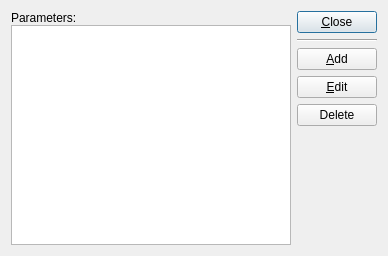
<ui version="4.0" >
 <comment> * OpenRPT report writer and rendering engine
 * Copyright (C) 2001-2008 by OpenMFG, LLC
 *
 * This library is free software; you can redistribute it and/or
 * modify it under the terms of the GNU Lesser General Public
 * License as published by the Free Software Foundation; either
 * version 2.1 of the License, or (at your option) any later version.
 *
 * This library is distributed in the hope that it will be useful,
 * but WITHOUT ANY WARRANTY; without even the implied warranty of
 * MERCHANTABILITY or FITNESS FOR A PARTICULAR PURPOSE. See the GNU
 * Lesser General Public License for more details.
 *
 * You should have received a copy of the GNU Lesser General Public
 * License along with this library; if not, write to the Free Software
 * Foundation, Inc., 59 Temple Place, Suite 330, Boston, MA 02111-1307 USA
 * Please contact info@openmfg.com with any questions on this license.</comment>
 <class>ReportParameterList</class>
 <widget class="QDialog" name="ReportParameterList" >
  <property name="geometry" >
   <rect>
    <x>0</x>
    <y>0</y>
    <width>388</width>
    <height>256</height>
   </rect>
  </property>
  <property name="windowTitle" >
   <string>Parameter List</string>
  </property>
  <layout class="QHBoxLayout" >
   <property name="spacing" >
    <number>6</number>
   </property>
   <property name="margin" >
    <number>11</number>
   </property>
   <item>
    <layout class="QVBoxLayout" >
     <property name="spacing" >
      <number>0</number>
     </property>
     <property name="margin" >
      <number>0</number>
     </property>
     <item>
      <widget class="QLabel" name="_lblParameters" >
       <property name="text" >
        <string>Parameters:</string>
       </property>
       <property name="buddy" >
        <cstring>_lbParameters</cstring>
       </property>
      </widget>
     </item>
     <item>
      <widget class="QListWidget" name="_lbParameters" />
     </item>
    </layout>
   </item>
   <item>
    <layout class="QVBoxLayout" >
     <property name="spacing" >
      <number>6</number>
     </property>
     <property name="margin" >
      <number>0</number>
     </property>
     <item>
      <widget class="QPushButton" name="_btnClose" >
       <property name="text" >
        <string>&amp;Close</string>
       </property>
      </widget>
     </item>
     <item>
      <widget class="Line" name="_line" >
       <property name="frameShape" >
        <enum>QFrame::HLine</enum>
       </property>
       <property name="frameShadow" >
        <enum>QFrame::Sunken</enum>
       </property>
       <property name="orientation" >
        <enum>Qt::Horizontal</enum>
       </property>
      </widget>
     </item>
     <item>
      <widget class="QPushButton" name="_btnAdd" >
       <property name="text" >
        <string>&amp;Add</string>
       </property>
      </widget>
     </item>
     <item>
      <widget class="QPushButton" name="_btnEdit" >
       <property name="text" >
        <string>&amp;Edit</string>
       </property>
      </widget>
     </item>
     <item>
      <widget class="QPushButton" name="_btnDelete" >
       <property name="text" >
        <string>Delete</string>
       </property>
      </widget>
     </item>
     <item>
      <spacer>
       <property name="orientation" >
        <enum>Qt::Vertical</enum>
       </property>
       <property name="sizeType" >
        <enum>QSizePolicy::Expanding</enum>
       </property>
       <property name="sizeHint" stdset="0" >
        <size>
         <width>20</width>
         <height>86</height>
        </size>
       </property>
      </spacer>
     </item>
    </layout>
   </item>
  </layout>
 </widget>
 <layoutdefault spacing="6" margin="11" />
 <pixmapfunction>qPixmapFromMimeSource</pixmapfunction>
 <tabstops>
  <tabstop>_lbParameters</tabstop>
  <tabstop>_btnAdd</tabstop>
  <tabstop>_btnEdit</tabstop>
  <tabstop>_btnDelete</tabstop>
  <tabstop>_btnClose</tabstop>
 </tabstops>
 <resources/>
 <connections>
  <connection>
   <sender>_btnClose</sender>
   <signal>clicked()</signal>
   <receiver>ReportParameterList</receiver>
   <slot>accept()</slot>
   <hints>
    <hint type="sourcelabel" >
     <x>321</x>
     <y>32</y>
    </hint>
    <hint type="destinationlabel" >
     <x>20</x>
     <y>20</y>
    </hint>
   </hints>
  </connection>
 </connections>
</ui>
